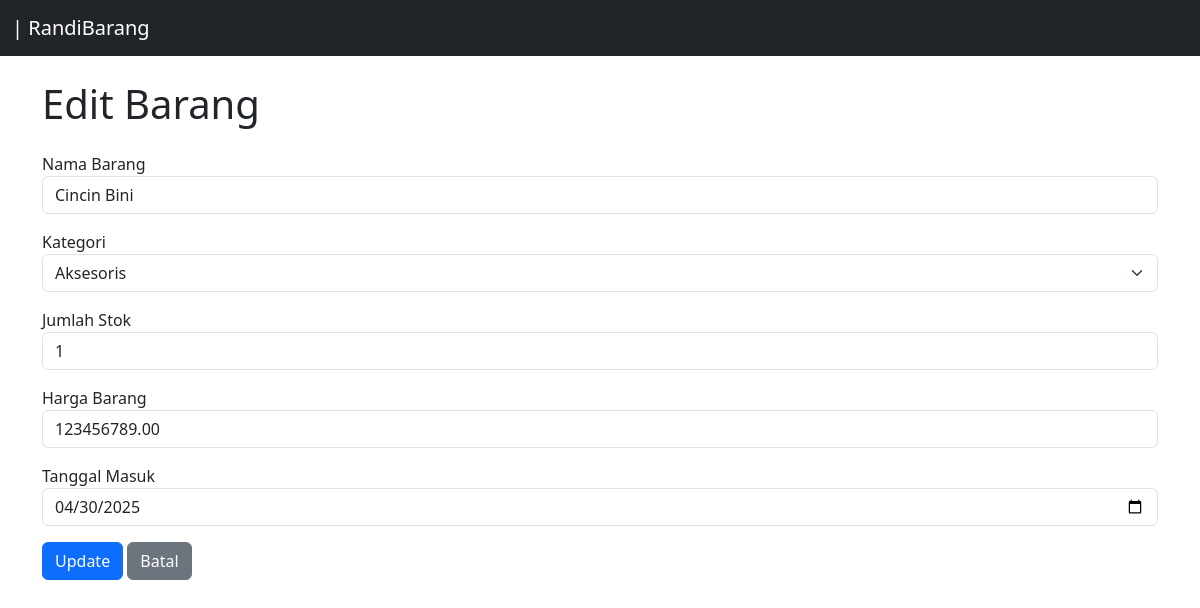
Screenshot of /edit_barang.php?id=21 with the database file from the repository.
### tables this page shows
CREATE TABLE `barang` (
  `id` int(11) NOT NULL,
  `nama_barang` varchar(100) NOT NULL,
  `kategori_id` int(11) NOT NULL,
  `jumlah_stok` int(11) NOT NULL,
  `harga_barang` decimal(15,2) NOT NULL,
  `tanggal_masuk` date NOT NULL
);

CREATE TABLE `kategori` (
  `id` int(25) NOT NULL,
  `nama_kategori` varchar(100) NOT NULL
);

### edit_barang.php (the view, shortened to what this page needs)
<?php
include 'db.php';
$queryKategori = "SELECT * FROM kategori";
$resultKategori = mysqli_query($koneksi, $queryKategori);
$id = $_GET['id'];
$query = "SELECT * FROM barang WHERE id = '$id'";
$result = mysqli_query($koneksi, $query);
$data = mysqli_fetch_assoc($result);
?>
<!DOCTYPE html>
<html lang="en">
<head>
  <link rel="stylesheet" href="https://cdn.jsdelivr.net/npm/bootstrap@5.3.0/dist/css/bootstrap.min.css">
</head>
<body>
<nav class="navbar navbar-expand-lg navbar-dark bg-dark">
  <div class="container-fluid">
    <a class="navbar-brand" href="index.php">| RandiBarang</a>
  </div>
</nav>
<div class="container mt-4">
    <h1 class="mb-4">Edit Barang</h1>
    <form method="POST" action="">
      <div class="mb-3">
        <label>Nama Barang</label>
        <input type="text" class="form-control" name="nama_barang"
               value="<?php echo $data['nama_barang']; ?>" required>
      </div>
      <div class="mb-3">
        <label>Kategori</label>
        <?php
          mysqli_data_seek($resultKategori, 0);
        ?>
        <select name="kategori_id" class="form-select" required>
          <?php while($rowCat = mysqli_fetch_assoc($resultKategori)): ?>
            <option value="<?php echo $rowCat['id']; ?>"
              <?php echo ($rowCat['id'] == $data['kategori_id']) ? 'selected' : ''; ?>>
              <?php echo $rowCat['nama_kategori']; ?>
            </option>
          <?php endwhile; ?>
        </select>
      </div>
      <div class="mb-3">
        <label>Jumlah Stok</label>
        <input type="number" class="form-control" name="jumlah_stok"
               value="<?php echo $data['jumlah_stok']; ?>" required>
      </div>
      <div class="mb-3">
        <label>Harga Barang</label>
        <input type="number" step="0.01" class="form-control" name="harga_barang"
               value="<?php echo $data['harga_barang']; ?>" required>
      </div>
      <div class="mb-3">
        <label>Tanggal Masuk</label>
        <input type="date" class="form-control" name="tanggal_masuk"
               value="<?php echo $data['tanggal_masuk']; ?>" required>
      </div>
      <button type="submit" name="update" class="btn btn-primary">Update</button>
      <a href="index.php" class="btn btn-secondary">Batal</a>
    </form>
</div>
</body>
</html>

### rows the page displays
barang: nama_barang "Cincin Bini", kategori_id "Aksesoris", jumlah_stok "1", harga_barang "123456789.00", tanggal_masuk "04/30/2025"
